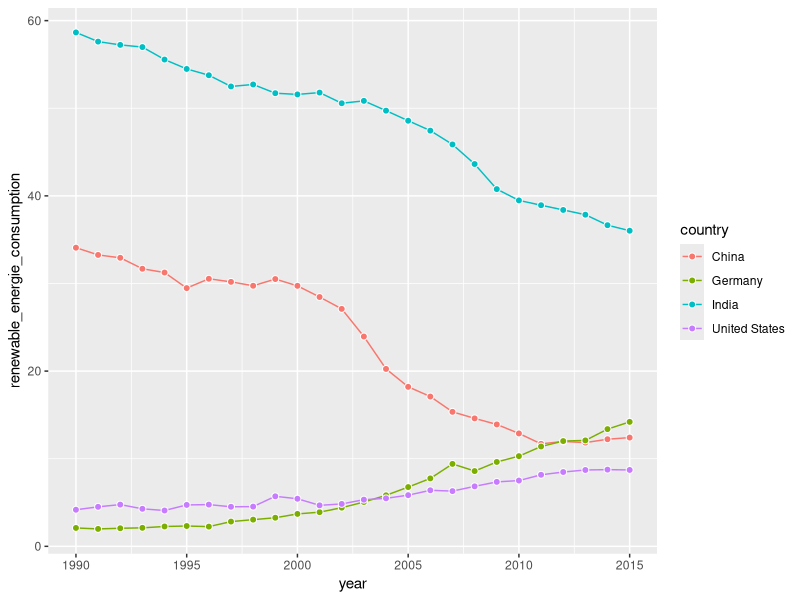

This figure's R source:
library(tidyverse)

world_bank_countries <- read_csv("data/world_bank_countries.csv")

renewable_energy <- world_bank_countries %>% 
  filter(country %in% c("China", "India", "United States", 
                        "Germany")) %>% 
  select(country, year, renewable_energie_consumption) %>% 
  drop_na(renewable_energie_consumption)


renewable_energy %>% 
  ggplot(aes(x = year,
             y = renewable_energie_consumption,
             color = country)) + 
  geom_line() +
  geom_point(shape = 21, color = "white",
             size = 2,
             aes(fill = country))
